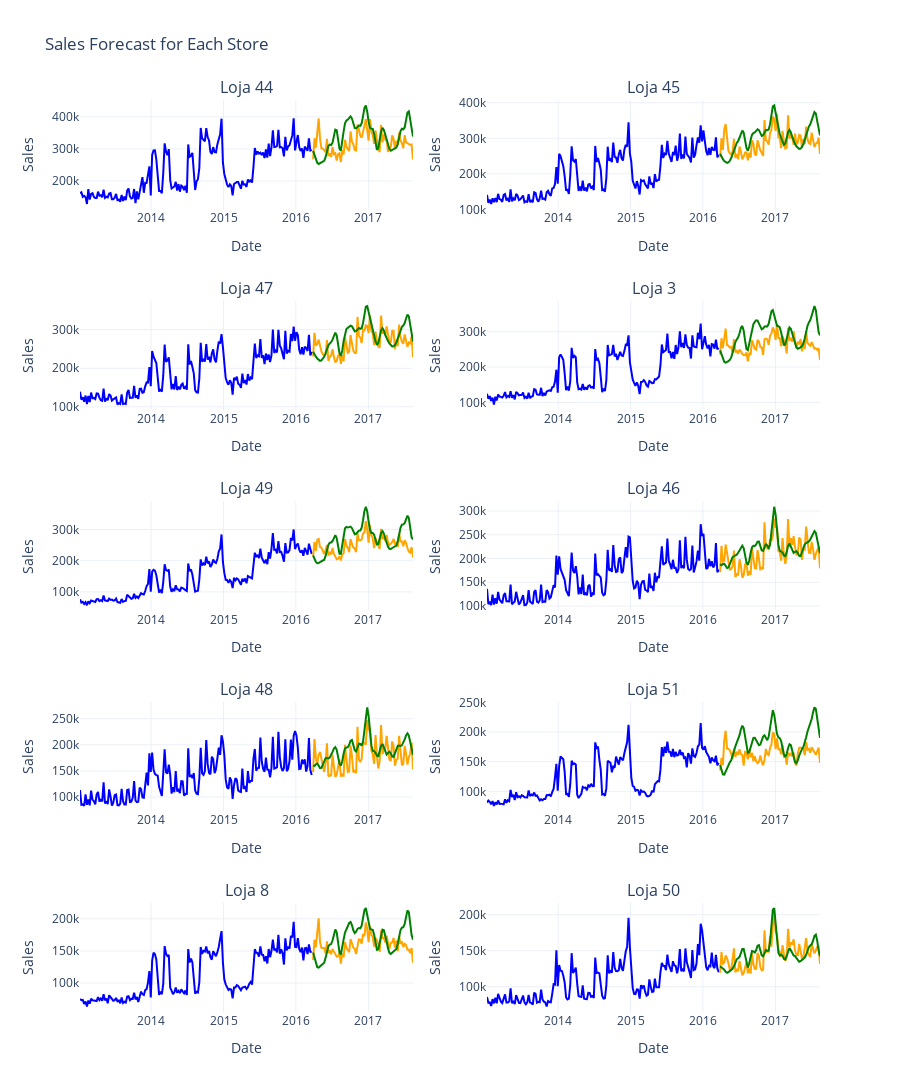

Notebook cell for this chart:
### Code cell
# Dicionário para armazenar os modelos treinados para cada loja
modelos_por_loja = {}
tempos_treinamento = {}
tempos_previsao = {}

# Create a figure
fig = make_subplots(rows=5, cols=2, subplot_titles=[f'Loja {loja}' for loja in lojas_relevantes_favorita])

# Criar um dataframe para armazenar os resultados
df_resultado_loja = pd.DataFrame(columns=['Data', 'Loja', 'Real', 'Previsto'])
df_resultado_tempo = pd.DataFrame(columns=['Loja', 'Treino', 'Previsao'])

# Iterar sobre cada loja relevante
for i, loja in enumerate(lojas_relevantes_favorita):
    # Filtrar os dados para a loja atual
    df_loja = df_favorita_prophet[df_favorita_prophet['Loja'] == loja]
    
    # Agrupar os dados por data e somar as vendas
    df_loja_grouped = df_loja.groupby('ds')['y'].sum().reset_index()
    
    # Dividir os dados em treino e teste
    train_loja, test_loja = split_data_prophet(df_loja_grouped)
    
    # Calcular o tempo de treino
    start_train_time = time.time()
    model_loja = train_model_prophet(train_loja)
    end_train_time = time.time()
    train_time = end_train_time - start_train_time
    tempos_treinamento[loja] = train_time
    
    # Calcular o tempo de previsão
    start_forecast_time = time.time()
    forecast = make_forecast_prophet(model_loja, periods=len(test_loja))
    end_forecast_time = time.time()
    forecast_time = end_forecast_time - start_forecast_time
    tempos_previsao[loja] = forecast_time
    
    # Alinhar as previsões com os dados de teste
    forecast_test_loja = forecast.iloc[-len(test_loja):].copy()
    forecast_test_loja['ds'] = test_loja['ds'].values
    
    # Armazenar o modelo treinado no dicionário
    modelos_por_loja[loja] = model_loja
    
    # Adicionar os resultados ao dataframe
    df_resultado_loja = pd.concat([df_resultado_loja, pd.DataFrame({
        'Data': test_loja['ds'],
        'Loja': loja,
        'Real': test_loja['y'],
        'Previsto': forecast_test_loja['yhat']
    })])

    df_resultado_tempo = pd.concat([df_resultado_tempo, pd.DataFrame({
        'Loja': [loja],
        'Treino': [train_time],
        'Previsao': [forecast_time]
    })], ignore_index=True)
    
    # Add traces for train, test, and forecast
    fig.add_trace(go.Scatter(x=train_loja['ds'], y=train_loja['y'], mode='lines', name='Train', line=dict(color='blue')), row=i//2+1, col=i%2+1)
    fig.add_trace(go.Scatter(x=test_loja['ds'], y=test_loja['y'], mode='lines', name='Test', line=dict(color='orange')), row=i//2+1, col=i%2+1)
    fig.add_trace(go.Scatter(x=forecast_test_loja['ds'], y=forecast_test_loja['yhat'], mode='lines', name='Forecast Test', line=dict(color='green')), row=i//2+1, col=i%2+1)
    
    # Update layout for each subplot
    fig.update_xaxes(title_text='Date', row=i//2+1, col=i%2+1)
    fig.update_yaxes(title_text='Sales', row=i//2+1, col=i%2+1)
    # Criar um dataframe com o tempo de treino e previsão por loja



# Update layout for the entire figure
fig.update_layout(
    title='Sales Forecast for Each Store',
    height=1500,
    showlegend=False,
    template='plotly_white'
)

# Salvar o dataframe em um arquivo CSV
df_resultado_loja.to_csv('Resultados/Previsao/Favorita/Loja/prophet.csv', index=False)
df_resultado_tempo.to_csv('Resultados/Tempo/Favorita/Loja/prophet.csv', index=False)
# Show the figure
fig.show()

# Print training and forecasting times
print("Tempos de treinamento por loja:", tempos_treinamento)
print("Tempos de previsão por loja:", tempos_previsao)
